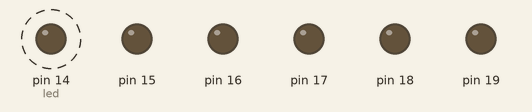
Bench run of a sketch on a simulated Arduino Uno, built with avr-gcc and run on an emulated ATmega328P. On the bench: output pins drawn as LEDs (lit = HIGH). Dashed ring = blinking.

Above: at 0.3 s.
Timing chart, 0 to 3.7 s (numbered marks = the images above):
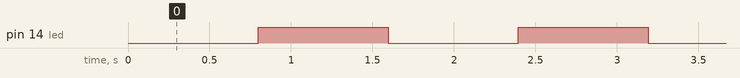

Measured:
- by itself, pin 14 (led): alternates HIGH for 0.80 s and LOW for 0.80 s

The sketch:

Timer_CTC.ino
```cpp
#define led PC0

unsigned char contador = 0;

ISR(TIMER0_COMPA_vect){
  contador++;

// 16,38ms é o período(T) de um clock com prescaler 1024.
  if(contador > (1/0.01638)){
    PORTC ^= (1 << led);
    contador = 0;
  }
}

int main(){

  DDRC = 255;
  PORTC = 0;
  // Configuração do Timer.
  TCCR0A |= (1 << WGM01); // Timer em modo de comparação.
  TCCR0B |= (1 << CS02)|(1 << CS00);
  TIMSK0 |= (1 << OCIE0A); // Habilita interrupção por comparação.
  sei(); // Liga o serviço de interrupção.

  OCR0A = 200; // Valor de topo do comparador

  while(1){
  }
}
```
